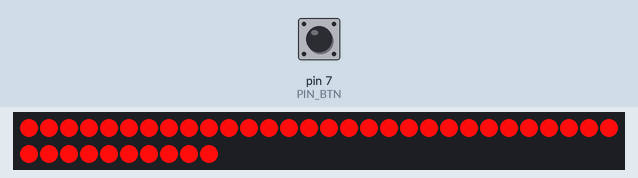
A sketch run on a simulated Arduino Uno, built with avr-gcc and run on an emulated ATmega328P. Shown: 40 RGB LEDs in strip order, left to right, continuing on the next row. The inputs (shaded band) are chosen by the test bench; at power-on: pin 7 (PIN_BTN) HIGH.

Above: at 5.07 s.
5.6 s: pin 7 (PIN_BTN) pulled LOW for 0.15 s
6.3 s: pin 7 (PIN_BTN) pulled LOW for 1 s
At 7.51 s:
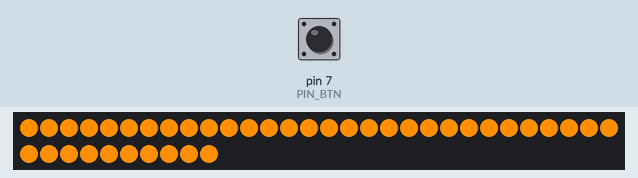
7.9 s: pin 7 (PIN_BTN) pulled LOW for 0.15 s
8.6 s: pin 7 (PIN_BTN) pulled LOW for 1 s
At 9.81 s:
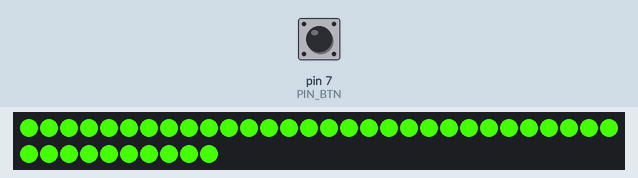
10.2 s: pin 7 (PIN_BTN) pulled LOW for 3.2 s
At 13.66 s:
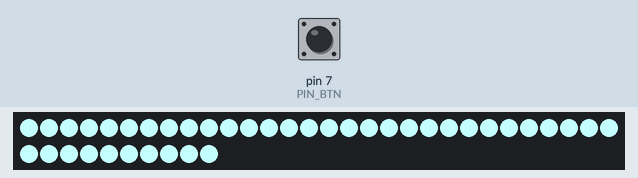
14.0 s: pin 7 (PIN_BTN) pulled LOW for 0.15 s
At 14.9 s:
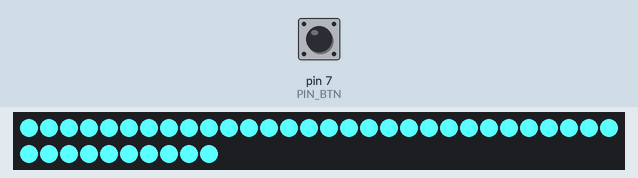

The sketch:

Bloom.ino
```cpp
#include <Adafruit_NeoPixel.h>

#ifdef __AVR__
#include <avr/power.h>
#endif

//Bloom関連ピン
#define PIN_LED   6
#define PIN_BTN   7
#define PIN_A3    A3
#define PIN_A4    A4

#define LED_NUM       (40) // LEDの数
#define LED_MAX_SAT   80  // 最大彩度

// ボタン状態
#define PRESS_NONE 0
#define PRESS_NORMAL 1
#define PRESS_LONG 2

#define LONG_PRESS_MS 2000 // 長押し検知時間

// ガンマ補正データ
const uint8_t PROGMEM gamma8[] = {
  0,  0,  0,  0,  0,  0,  0,  0,  0,  0,  0,  0,  0,  0,  0,  0,
  0,  0,  0,  0,  0,  0,  0,  0,  0,  0,  0,  0,  1,  1,  1,  1,
  1,  1,  1,  1,  1,  1,  1,  1,  1,  2,  2,  2,  2,  2,  2,  2,
  2,  3,  3,  3,  3,  3,  3,  3,  4,  4,  4,  4,  4,  5,  5,  5,
  5,  6,  6,  6,  6,  7,  7,  7,  7,  8,  8,  8,  9,  9,  9, 10,
  10, 10, 11, 11, 11, 12, 12, 13, 13, 13, 14, 14, 15, 15, 16, 16,
  17, 17, 18, 18, 19, 19, 20, 20, 21, 21, 22, 22, 23, 24, 24, 25,
  25, 26, 27, 27, 28, 29, 29, 30, 31, 32, 32, 33, 34, 35, 35, 36,
  37, 38, 39, 39, 40, 41, 42, 43, 44, 45, 46, 47, 48, 49, 50, 50,
  51, 52, 54, 55, 56, 57, 58, 59, 60, 61, 62, 63, 64, 66, 67, 68,
  69, 70, 72, 73, 74, 75, 77, 78, 79, 81, 82, 83, 85, 86, 87, 89,
  90, 92, 93, 95, 96, 98, 99, 101, 102, 104, 105, 107, 109, 110, 112, 114,
  115, 117, 119, 120, 122, 124, 126, 127, 129, 131, 133, 135, 137, 138, 140, 142,
  144, 146, 148, 150, 152, 154, 156, 158, 160, 162, 164, 167, 169, 171, 173, 175,
  177, 180, 182, 184, 186, 189, 191, 193, 196, 198, 200, 203, 205, 208, 210, 213,
  215, 218, 220, 223, 225, 228, 231, 233, 236, 239, 241, 244, 247, 249, 252, 255
};

// Parameter 1 = number of pixels in strip
// Parameter 2 = Arduino pin number (most are valid)
// Parameter 3 = pixel type flags, add together as needed:
//   NEO_KHZ800  800 KHz bitstream (most NeoPixel products w/WS2812 LEDs)
//   NEO_KHZ400  400 KHz (classic 'v1' (not v2) FLORA pixels, WS2811 drivers)
//   NEO_GRB     Pixels are wired for GRB bitstream (most NeoPixel products)
//   NEO_RGB     Pixels are wired for RGB bitstream (v1 FLORA pixels, not v2)
//   NEO_RGBW    Pixels are wired for RGBW bitstream (NeoPixel RGBW products)
Adafruit_NeoPixel strip = Adafruit_NeoPixel(LED_NUM, PIN_LED, NEO_GRB + NEO_KHZ800);

void hsv2rgb(float h, float s, float v, uint8_t colors[3]) {
  int i;
  float f, p, q, t;

  h = max(0.0, min(360.0, h));
  s = max(0.0, min(100.0, s));
  v = max(0.0, min(100.0, v));

  s /= 100;
  v /= 100;

  if (s == 0) {
    // Achromatic (grey)
    colors[0] = colors[1] = colors[2] = round(v * 255);
    return;
  }

  h /= 60; // sector 0 to 5
  i = floor(h);
  f = h - i; // factorial part of h
  p = v * (1 - s);
  q = v * (1 - s * f);
  t = v * (1 - s * (1 - f));
  switch (i) {
    case 0:
      colors[0] = round(255 * v);
      colors[1] = round(255 * t);
      colors[2] = round(255 * p);
      break;
    case 1:
      colors[0] = round(255 * q);
      colors[1] = round(255 * v);
      colors[2] = round(255 * p);
      break;
    case 2:
      colors[0] = round(255 * p);
      colors[1] = round(255 * v);
      colors[2] = round(255 * t);
      break;
    case 3:
      colors[0] = round(255 * p);
      colors[1] = round(255 * q);
      colors[2] = round(255 * v);
      break;
    case 4:
      colors[0] = round(255 * t);
      colors[1] = round(255 * p);
      colors[2] = round(255 * v);
      break;
    default: // case 5:
      colors[0] = round(255 * v);
      colors[1] = round(255 * p);
      colors[2] = round(255 * q);
  }
}

void setLEDColor(float hue, float sat, float val) {
  uint8_t rgb_colors[3];

  //getRGB(hue, sat, val, rgb_colors); // converts HSB to RGB
  hsv2rgb(hue, sat, val, rgb_colors);
  for (uint8_t i = 0; i < LED_NUM; i++) {
    strip.setPixelColor(i,
                        pgm_read_byte(&gamma8[rgb_colors[0]]),
                        pgm_read_byte(&gamma8[rgb_colors[1]]),
                        pgm_read_byte(&gamma8[rgb_colors[2]]));
  }
  strip.show();
}

void setup() {
  pinMode(PIN_BTN, INPUT);

  strip.begin();
  strip.clear();
  strip.show();

  // 白く光る
  for (float count = 0; count <= 100.0F; count += 1.0F) {
    setLEDColor(0, 0, count);
    delay(10);
  }
  delay(500);

  for (float count = 0; count <= LED_MAX_SAT; count += 1.0F) {
    setLEDColor(0, count, 100);
    delay(5);
  }
  delay(2000);
}

// ボタン処理
int buttonTask() {
  static long pressTime;
  static bool isPress = false;
  static bool oldState = HIGH;
  bool btnState,toggled = false;

  btnState = digitalRead(PIN_BTN);
  if(btnState != oldState){
    oldState = btnState;
    if (btnState == LOW) {
      if (!isPress) {
        pressTime = millis();
        isPress = true;
      }
    } else {
      if (isPress) {
        isPress = false;
        return PRESS_NORMAL;
      }
    }
  }else if (isPress) {
    if (abs(millis() - pressTime) >= LONG_PRESS_MS) {
      isPress = false;
      return PRESS_LONG;
    }
  }
  return PRESS_NONE;
}

void loop()
{
  // 時間関係
  static float nowHue = 0;
  static long oldTime;
  static bool nextFlag = false; // 次回色変更フラグ
  long diff;
  int btnState;

  if (!nextFlag) {
    for (int count = 1; count <= (LED_MAX_SAT); count++) {
      setLEDColor(nowHue, LED_MAX_SAT - ((LED_MAX_SAT / 2) - abs((LED_MAX_SAT / 2) - count)), 100);
      delay(50);
      btnState = buttonTask();
      if (btnState != PRESS_NONE) {
        nextFlag = true;
        return;
      }
    }
  } else {
    nextFlag = false;
    //白になる
    for (int count = 1; count <= LED_MAX_SAT; count++) {
      setLEDColor(nowHue, LED_MAX_SAT - count, 100);
      delay(10);
      btnState = buttonTask();
      if (btnState != PRESS_NONE) {
        nextFlag = true;
        return;
      }
    }

    //45度移動
    nowHue += 45;
    if (nowHue >= 360) {
      nowHue = 0;
    }
    delay(200);

    //LED点灯
    for (int count = 1; count <= LED_MAX_SAT; count++) {
      setLEDColor(nowHue, count, 100);
      delay(10);
      btnState = buttonTask();
      if (btnState != PRESS_NONE) {
        nextFlag = true;
        return;
      }
    }
  }
}
```
